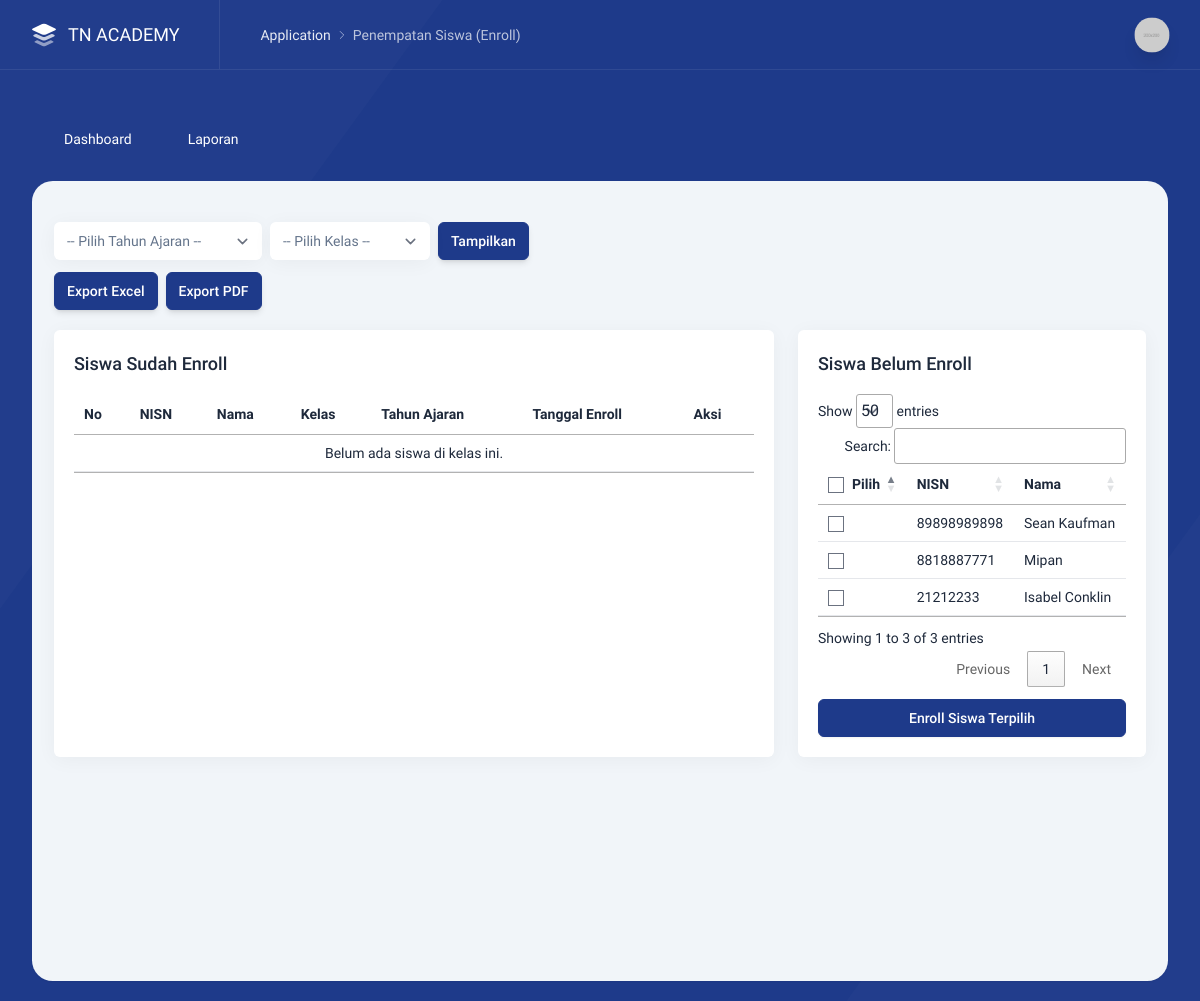
The app's page /index.php/admin/enrollsiswa/filter with its own data.
### tables this page shows
CREATE TABLE `siswa` (
  `id_siswa` int NOT NULL,
  `nisn` varchar(20) NOT NULL,
  `nis` varchar(20) DEFAULT NULL,
  `nama` varchar(150) NOT NULL,
  `tgl_lahir` date NOT NULL,
  `tempat_lahir` varchar(100) DEFAULT NULL,
  `graha` varchar(100) DEFAULT NULL,
  `agama` varchar(50) DEFAULT NULL,
  `cita_cita` varchar(100) DEFAULT NULL,
  `nama_smp` varchar(150) DEFAULT NULL,
  `email` varchar(150) DEFAULT NULL,
  `tinggi` int DEFAULT NULL,
  `berat_badan` int DEFAULT NULL,
  `hobi` varchar(100) DEFAULT NULL,
  `nama_ayah` varchar(150) DEFAULT NULL,
  `nama_ibu` varchar(150) DEFAULT NULL,
  `pekerjaan_ayah` varchar(100) DEFAULT NULL,
  `pekerjaan_ibu` varchar(100) DEFAULT NULL,
  `penghasilan_ayah` enum('0 / Tidak punya penghasilan','< 1 juta','1 - 3 juta','3 - 5 juta','5 - 10 juta','10 - 15 juta','> 15 juta') DEFAULT NULL,
  `penghasilan_ibu` enum('0 / Tidak punya penghasilan','< 1 juta','1 - 3 juta','3 - 5 juta','5 - 10 juta','10 - 15 juta','> 15 juta') DEFAULT NULL,
  `nama_provinsi` varchar(100) DEFAULT NULL,
  `thn_masuk` year NOT NULL,
  `status` enum('aktif','lulus','keluar') NOT NULL DEFAULT 'aktif',
  `foto` varchar(255) DEFAULT NULL,
  `jenis_kelamin` enum('Laki-laki','Perempuan') DEFAULT NULL,
  `jalur_pendidikan` enum('beasiswa','kontribusi','reguler') NOT NULL
);

### application/libraries/template.php (called while the page is built, shortened)
<?php
class Template{
    var $template_data = array();
    function set($name, $value){
        $this->template_data[$name] = $value;
    }
    function load($template = '', $view = '' , $view_data = array(), $return = FALSE){
        $this->CI =& get_instance();
        $this->set('contents', $this->CI->load->view($view, $view_data, TRUE));
        return $this->CI->load->view($template, $this->template_data, $return);
    }
}

### application/controllers/admin/Enrollsiswa.php (called while the page is built, shortened)
<?php defined('BASEPATH') OR exit('No direct script access allowed');
class Enrollsiswa extends MY_Controller {
    public function filter() {
        $id_ta    = $this->input->get('id_ta');
        $id_kelas = $this->input->get('id_kelas');
        $semester = $this->input->get('semester');
        $data = array(
            'title'        => 'Penempatan Siswa (Enroll)',
            'kelas'        => $this->Enroll_model->get_kelas(),
            'tahun_ajaran' => $this->Enroll_model->get_tahun_ajaran(),
            'enrolled'     => $this->Enroll_model->get_enroll($id_ta, $id_kelas, $semester),
            'not_enrolled' => $this->Enroll_model->get_siswa_not_enrolled($id_ta, $id_kelas, $semester),
            'filter'       => [
            'id_ta'    => $id_ta,
            'id_kelas' => $id_kelas,
            'semester' => $semester
        ]
        );
        $this->template->load('template', 'enroll/siswa', $data);
    }
}

### index.php (called while the page is built, shortened)
<?php
require_once BASEPATH.'core/CodeIgniter.php';

### application/models/Enroll_model.php (called while the page is built, shortened)
<?php
class Enroll_model extends CI_Model {
    public function get_kelas()
    {
        return $this->db->get('kelas')->result_array();
    }
    public function get_tahun_ajaran()
    {
        return $this->db->get('tahun_ajaran')->result_array();
    }
    public function get_enroll($id_ta = null, $id_kelas = null, $semester = null)
    {
        $this->db->select('enroll.id_enroll, enroll.id_siswa, enroll.id_kelas, enroll.id_ta,
                        DATE(enroll.tanggal_enroll) AS tanggal_enroll,
                        siswa.nisn, siswa.nama,
                        kelas.nama_kelas,
                        tahun_ajaran.tahun, tahun_ajaran.semester');
        $this->db->from('enroll');
        $this->db->join('siswa', 'siswa.id_siswa = enroll.id_siswa');
        $this->db->join('kelas', 'kelas.id_kelas = enroll.id_kelas');
        $this->db->join('tahun_ajaran', 'tahun_ajaran.id_ta = enroll.id_ta');
        $this->db->order_by('enroll.id_enroll', 'DESC');
        return $this->db->get()->result_array();
    }
    public function get_siswa_not_enrolled($id_ta = null, $id_kelas = null, $semester = null)
    {
        $this->db->select('s.*');
        $this->db->from('siswa s');
        return $this->db->get()->result_array();
    }
}

### application/views/enroll/siswa.php (the view, shortened to what this page needs)
<div class="p-4">
    <form method="GET" action="<?= base_url('admin/enrollsiswa/filter') ?>">
        <div class="intro-y col-span-12 flex flex-wrap xl:flex-nowrap items-center mt-2 mb-5">
            <div class="flex w-full sm:w-auto">
                <div class="w-52 relative text-slate-500">
                    <select name="id_ta" class="form-select box w-52">
                        <option value="">-- Pilih Tahun Ajaran --</option>
                    </select>
                </div>
                <div class="w-40 relative text-slate-500 ml-2">
                    <select name="id_kelas" class="form-select box w-40">
                        <option value="">-- Pilih Kelas --</option>
                    </select>
                </div>
                <button type="submit" class="btn btn-primary shadow-md ml-2">Tampilkan</button>
            </div>
            <div class="w-full xl:w-auto flex items-center mt-3 xl:mt-0">
                <button class="btn btn-primary shadow-md mr-2">Export Excel</button>
                <button class="btn btn-primary shadow-md">Export PDF</button>
            </div>
        </div>
    </form>
    <div class="grid grid-cols-3 gap-6">
        <div class="intro-y box p-5 w-full overflow-auto col-span-2">
            <h2 class="text-lg font-medium mb-4">Siswa Sudah Enroll</h2>
            <table id="tblEnrolled" class="table datatable w-full">
                <thead>
                    <tr>
                        <th>No</th>
                        <th>NISN</th>
                        <th>Nama</th>
                        <th>Kelas</th>
                        <th>Tahun Ajaran</th>
                        <th>Tanggal Enroll</th>
                        <th>Aksi</th>
                    </tr>
                </thead>
                <tbody>
                    <?php if (!empty($enrolled)): ?>
                        <?php $no = 1; foreach ($enrolled as $row): ?>
                            <tr>
                                <td><?= $no++; ?></td>
                                <td><?= $row['nisn']; ?></td>
                                <td><?= $row['nama']; ?></td>
                                <td><?= $row['nama_kelas']; ?></td>
                                <td><?= $row['tahun']; ?> - <?= $row['semester']; ?></td>
                                <td><?= $row['tanggal_enroll']; ?></td>
                                <td>
                                    <a class="flex text-danger delete-btn" href="javascript:;"
                                        onclick="confirmDelete('<?= site_url('admin/enrollsiswa/delete/'.$row['id_enroll']) ?>')">
                                        <i data-lucide="trash-2" class="w-4 h-4 mr-1"></i> Delete
                                    </a>
                                </td>
                            </tr>
                        <?php endforeach; ?>
                    <?php else: ?>
                        <tr><td colspan="7" class="text-center">Belum ada siswa di kelas ini.</td></tr>
                    <?php endif; ?>
                </tbody>
            </table>
        </div>
        <div class="intro-y box p-5 w-full overflow-auto col-span-1">
            <h2 class="text-lg font-medium mb-4">Siswa Belum Enroll</h2>
            <form method="POST" action="<?= base_url('admin/enrollsiswa/enroll_bulk') ?>">
                <input type="hidden" name="id_ta" value="<?= $filter['id_ta'] ?? '' ?>">
                <input type="hidden" name="id_kelas" value="<?= $filter['id_kelas'] ?? '' ?>">
                <table id="tblNotEnrolled" class="table datatable w-full">
                    <thead>
                        <tr>
                            <th><input type="checkbox" id="checkAll" class="mr-2">Pilih</th>
                            <th>NISN</th>
                            <th>Nama</th>
                        </tr>
                    </thead>
                    <tbody>
                        <?php if (!empty($not_enrolled)): ?>
                            <?php foreach ($not_enrolled as $s): ?>
                                <tr>
                                    <td><input type="checkbox" name="siswa_ids[]" value="<?= $s['id_siswa'] ?>"></td>
                                    <td><?= $s['nisn']; ?></td>
                                    <td><?= $s['nama']; ?></td>
                                </tr>
                            <?php endforeach; ?>
                        <?php else: ?>
                            <tr><td colspan="3" class="text-center">Semua siswa sudah enroll.</td></tr>
                        <?php endif; ?>
                    </tbody>
                </table>
                <button type="submit" class="btn btn-primary mt-3 w-full">Enroll Siswa Terpilih</button>
            </form>
        </div>
    </div>
</div>

### records on screen
siswa: nisn "89898989898", nama "Sean Kaufman"
siswa: nisn "8818887771", nama "Mipan"
siswa: nisn "21212233", nama "Isabel Conklin"

### other values on screen
$title "Penempatan Siswa (Enroll)"
